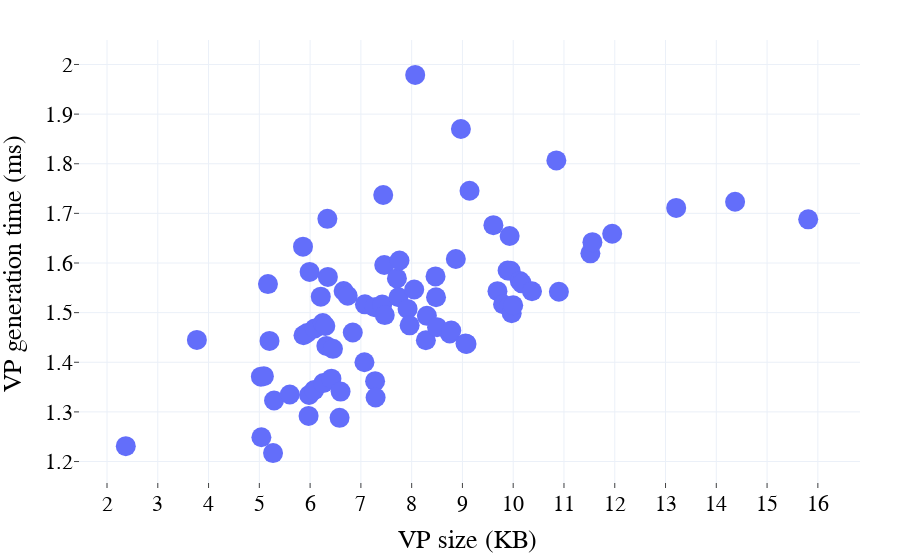

Source (notebook cell):
### Code cell
%pip install pandas
%pip install plotly
import pandas as pd
import plotly.express as px
from scipy.stats import zscore

df = pd.read_csv("../perf2/ZK/P2-DPKI-Local.csv")

#--------------------------Clean from outliers--------------------------
z_scores = zscore(df['genVPTime'])
threshold = 2
cleanedDF = df[(z_scores < threshold)]
cleanedDF = cleanedDF.groupby('sizeVP', as_index=False).mean()

#Plot VP generation time depending on the VP size
fig = px.scatter(cleanedDF, x=cleanedDF.columns[0], y=cleanedDF.columns[1])
fig.update_layout(
     xaxis_title="VP size (KB)",
     yaxis_title="VP generation time (ms)",
     xaxis=dict(tickmode='linear', tick0=1, dtick=1,ticks="inside"),
     yaxis=dict(ticks="inside"),
     font=dict(family="Arial", size=12, color="black")
)
fig.update_traces(marker_size=20)
fig.update_layout(
    font_family="Arial",
    font_size=22,
    font_color="black",
    title_font_size=16,
    margin=dict(l=40, r=40, t=40, b=40),
    template="plotly_white" # Clean background
)
fig.show()
fig.write_image("gen_time.png", width=1000, height=600, scale=3)


#--------------------------Average on data with outliers (NO CLEANED DATAFRAME)--------------------------
meanVPgenTime = cleanedDF.iloc[:, 1].mean()
print(f"Average Time VP generation: {meanVPgenTime:.2f} ms")

### Figure 1 — Plotly figure (JSON) as saved in the notebook; plotly's stock layout.template omitted (floating-point values rounded to 4 significant figures)
{"data": [{"hovertemplate": "sizeVP=%{x}<br>genVPTime=%{y}<extra></extra>", "legendgroup": "", "marker": {"color": "#636efa", "size": 20, "symbol": "circle"}, "mode": "markers", "name": "", "orientation": "v", "showlegend": false, "type": "scatter", "x": [2.37, 3.77, 5.03, 5.04, 5.09, 5.17, 5.2, 5.27, 5.29, 5.6, 5.86, 5.87, 5.94, 5.97, 5.98, 5.99, 6.08, 6.09, 6.21, 6.25, 6.26, 6.3, 6.32, 6.34, 6.35, 6.42, 6.45, 6.58, 6.6, 6.66, 6.74, 6.84, 7.07, 7.08, 7.27, 7.28, 7.29, 7.42, 7.44, 7.46, 7.47, 7.71, 7.74, 7.76, 7.92, 7.96, 8.05, 8.07, 8.28, 8.3, 8.47, 8.48, 8.5, 8.75, 8.78, 8.87, 8.97, 9.06, 9.08, 9.14, 9.61, 9.69, 9.8, 9.89, 9.92, 9.93, 9.95, 9.97, 10.0, 10.13, 10.17, 10.37, 10.85, 10.9, 11.52, 11.56, 11.95, 13.21, 14.37, 15.81], "xaxis": "x", "y": [1.231, 1.445, 1.371, 1.249, 1.372, 1.557, 1.443, 1.217, 1.323, 1.335, 1.633, 1.455, 1.459, 1.292, 1.334, 1.582, 1.344, 1.468, 1.532, 1.479, 1.358, 1.473, 1.433, 1.689, 1.572, 1.367, 1.427, 1.288, 1.341, 1.544, 1.534, 1.46, 1.4, 1.517, 1.511, 1.362, 1.329, 1.516, 1.737, 1.596, 1.495, 1.569, 1.531, 1.605, 1.507, 1.474, 1.547, 1.979, 1.444, 1.493, 1.573, 1.531, 1.471, 1.458, 1.464, 1.608, 1.87, 1.438, 1.437, 1.746, 1.676, 1.543, 1.517, 1.585, 1.512, 1.654, 1.584, 1.499, 1.515, 1.564, 1.559, 1.543, 1.807, 1.542, 1.619, 1.642, 1.659, 1.711, 1.723, 1.688], "yaxis": "y"}], "layout": {"autosize": true, "font": {"color": "black", "family": "Arial", "size": 22}, "legend": {"tracegroupgap": 0}, "margin": {"b": 40, "l": 40, "r": 40, "t": 40}, "title": {"font": {"size": 16}}, "xaxis": {"anchor": "y", "autorange": true, "domain": [0, 1], "dtick": 1, "range": [1.518, 16.66], "tick0": 1, "tickmode": "linear", "ticks": "inside", "title": {"text": "VP size (KB)"}, "type": "linear"}, "yaxis": {"anchor": "x", "autorange": true, "domain": [0, 1], "range": [1.121, 2.075], "ticks": "inside", "title": {"text": "VP generation time (ms)"}, "type": "linear"}}}
